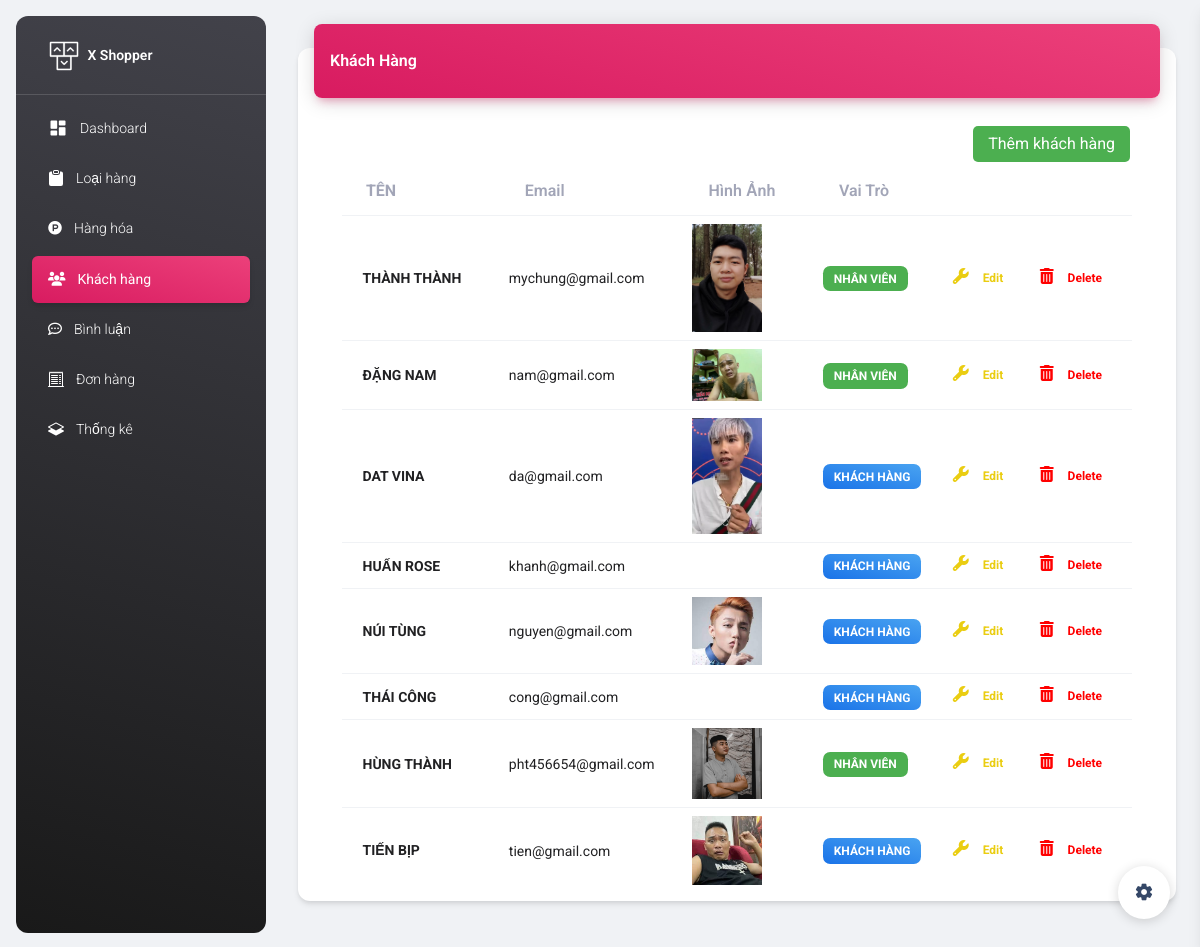
Screenshot of /admin/khach_hang/index.php (signed in) with the database file from the repository.
### tables this page shows
CREATE TABLE `khach_hang` (
  `ma_kh` varchar(50) NOT NULL,
  `mat_khau` varchar(50) NOT NULL,
  `ho_ten` varchar(50) NOT NULL,
  `sdt` varchar(10) NOT NULL,
  `kich_hoat` int(9) NOT NULL,
  `hinh` varchar(255) DEFAULT NULL,
  `email` varchar(50) NOT NULL,
  `vai_tro` int(9) NOT NULL
);

### admin/khach_hang/index.php (called while the page is built, shortened)
<?php
require_once "../../global.php";
require_once "../../Dao/khach_hang.php";
extract($_REQUEST);
if (exist_parma("btn_add")) {
    $VIEW_NAME = "add.php";
}
elseif (exist_parma("btn_edit")) {
    $khach_hang =  khach_hang_select_by_id($ma_kh);
    $VIEW_NAME = "edit.php";
} else {
    $khach_hang = khach_hang_select_all();
}
require '../layout.php';

### global.php (called while the page is built, shortened)
<?php
$ROOT_URL = "/xshop";
$CONTENT_URL = "$ROOT_URL/content";
$SITE_URL = "$ROOT_URL/site";
?>

### Dao/PDO.php (called while the page is built, shortened)
<?php
function pdo_get_connection()
{
    $servername = "localhost";
    $username = "root";
    $password = "";
    try {
        $conn = new PDO("mysql:host=$servername;dbname=xshop", $username, $password);
        $conn->setAttribute(PDO::ATTR_ERRMODE, PDO::ERRMODE_EXCEPTION);
        return $conn;
    } catch (PDOException $e) {
        echo "Connection failed: " . $e->getMessage();
    }
}
function pdo_query($sql)
{
    $sql_args = array_slice(func_get_args(), 1);
    try {
        $conn = pdo_get_connection();
        $stmt = $conn->prepare($sql);
        $stmt->execute($sql_args);
        $row = $stmt->fetchAll();
        return $row;
    } catch (PDOException $e) {
        throw $e;
    } finally {
        unset($conn);
    }
}

### Dao/khach_hang.php (called while the page is built, shortened)
<?php
require_once '../../Dao/PDO.php';
    function khach_hang_select_all() {
        $sql = 'SELECT * FROM `khach_hang`';
        return pdo_query($sql);
    }
?>

### admin/khach_hang/list.php (the view, shortened to what this page needs)
<div class="container-fluid py-4">
  <div class="row">
    <div class="col-12">
      <div class="card my-4">
        <div class="card-header p-0 position-relative mt-n4 mx-3 z-index-2">
          <div class="bg-gradient-primary shadow-primary border-radius-lg pt-4 pb-3">
            <h6 class="text-white text-capitalize ps-3">Khách hàng</h6>
          </div>
        </div>
        <div class="card-body px-0 pb-2">
          <div class="table-responsive p-0">
            <div class="add"><a class="input_Addproduct" href="./index.php?btn_add">Thêm khách hàng</a></div>
            <table style="width: 90%;margin:auto" class="table align-items-center mb-0">
              <thead>
                <tr class="fs-22">
                  <th class="fs-22 text-uppercase font-weight-bolder text-secondary opacity-7">Tên</th>
                  <th class="text-secondary opacity-7">Email</th>
                  <th class="text-secondary opacity-7">Hình ảnh</th>
                  <th class="text-secondary opacity-7">Vai trò</th>
                  <th class="text-secondary opacity-7"></th>
                  <th class="text-secondary opacity-7"></th>
                </tr>
              </thead>
              <tbody >
                <?php
                if (isset($khach_hang) && $khach_hang) {
                  foreach ($khach_hang as $value) {
                    if(!empty($value['hinh'])){
                      $value['hinh'] = '../../uploaded/user/'. $value['hinh'];
                    }else{
                      $value['hinh']= 'https://tieuhocdongphuongyen.edu.vn/wp-content/uploads/2023/02/1676245765_235_Hinh-anh-Avatar-Trang-Dep-Cho-FB-Zalo-BI-AN.jpg';
                    }
                    echo '
                        <tr>
                          <td>
                            <span class="namecategory badge badge-sm bg-gradient-secondary">' . $value['ho_ten'] . '</span>
                          </td>
                            <td>
                              <span class="namecategory ">' . $value['email'] . '</span>
                            </td>
                            <td>
                              <span class="namecategory ">
                              <img style="width:70px" src="'.$value['hinh'].'" alt="">
                              </span>
                            </td>
                            <td>';
                              if($value["vai_tro"]==0){
                              echo'  <span class="  badge badge-sm bg-success"">Nhân viên</span>';
                              }else{
                               echo '  <span class="  badge badge-sm bg-gradient-info"">Khách hàng</span>';
                              }
                            echo '
                            </td>
                          <td class="align-middle">
                            <form action="./index.php?btn_edit" method="post">
                              <input type="hidden" name="ma_kh" value="' . $value['ma_kh'] . '">
                              <i class="fa fa-wrench edit" aria-hidden="true"></i>
                              <input name="" type="submit" value="Edit" class="text-xs edit">
                            </form>
                          </td>
                          <td class="align-middle">
                            <form action="index.php?btn_delete" method="post" onsubmit="return deletecategory()">
                              <i class="fa fa-trash delete" aria-hidden="true"></i>
                              <input type="hidden" name="ma_kh" value="' . $value['ma_kh'] . '">
                              <input name="deleteCategory" type="submit" value="Delete" class="text-xs delete">
                            </form>
                          </td>
                        </tr>';
                  }
                }
                ?>
              </tbody>
            </table>
          </div>
        </div>
      </div>
    </div>
  </div>
</div>
</main>
<div class="fixed-plugin">
  <a class="fixed-plugin-button text-dark position-fixed px-3 py-2">
    <i class="material-icons py-2">settings</i>
  </a>
</div>
</body>
</html>

### admin/layout.php (shortened to what this page needs)
<!DOCTYPE html>
<html lang="en">
<head>
    <link href="<?=$CONTENT_URL?>/public/admin/assets/css/nucleo-icons.css" rel="stylesheet" />
    <link href="<?=$CONTENT_URL?>/public/admin/assets/css/nucleo-svg.css" rel="stylesheet" />
    <link id="pagestyle" href="<?=$CONTENT_URL?>/public/admin/assets/css/material-dashboard.css?v=3.0.2" rel="stylesheet" />
</head>
<body class="g-sidenav-show  bg-gray-200">
<?php
    require 'menu.php';
    include $VIEW_NAME;
?>

### admin/menu.php (shortened to what this page needs)
<aside class="sidenav navbar navbar-vertical navbar-expand-xs border-0 border-radius-xl my-3 fixed-start ms-3   bg-gradient-dark" id="sidenav-main">
    <div class="sidenav-header">
        <a class="navbar-brand m-0" href="<?= $SITE_URL ?>/" target="_blank">
            <img src="<?= $CONTENT_URL ?>/public/admin/assets/img/logo-ct.png" class="navbar-brand-img h-100" alt="main_logo">
            <span class="ms-1 font-weight-bold text-white">X Shopper</span>
        </a>
    </div>
    <hr class="horizontal light mt-0 mb-2">
    <div class=" w-auto " id="sidenav-collapse-main">
        <ul class="navbar-nav">
        <li class="nav-item">
          <a class="nav-link text-white dashboard" href="../dashboard/index.php">
            <div class="text-white text-center me-2 d-flex align-items-center justify-content-center">
              <i class="material-icons opacity-10">dashboard</i>
            </div>
            <span class="nav-link-text ms-1">Dashboard</span>
          </a>
        </li>
            <li class="nav-item">
                <a class="nav-link text-white category" href="../loai_hang/index.php">
                    <div class="text-white text-center me-2 d-flex align-items-center justify-content-center">
                    </div>
                    <span class="nav-link-text ms-1">Loại hàng</span>
                </a>
            </li>
            <li class="nav-item">
                <a class="nav-link text-white product" href="../hang_hoa/index.php">
                    <div class="text-white text-center me-2 d-flex align-items-center justify-content-center">
                        <i class="fa fa-product-hunt" aria-hidden="true"></i>
                    </div>
                    <span class="nav-link-text ms-1">Hàng hóa</span>
                </a>
            </li>
            <li class="nav-item">
                <a class="nav-link text-white user" href="../khach_hang/index.php">
                    <div class="text-white text-center me-2 d-flex align-items-center justify-content-center">
                        <i class="fa fa-users" aria-hidden="true"></i>
                    </div>
                    <span class="nav-link-text ms-1">Khách hàng</span>
                </a>
            </li>
            <li class="nav-item">
                <a class="nav-link text-white comment" href="../binh_luan/index.php">
                    <div class="text-white text-center me-2 d-flex align-items-center justify-content-center">
                        <i class="fa fa-commenting-o" aria-hidden="true"></i>
                    </div>
                    <span class="nav-link-text ms-1">Bình luận</span>
                </a>
            </li>
            <li class="nav-item">
                <a class="nav-link text-white order" href="../don_hang/index.php">
                    <div class="text-white text-center me-2 d-flex align-items-center justify-content-center">
                    </div>
                    <span class="nav-link-text ms-1">Đơn hàng</span>
                </a>
            </li>
            <li class="nav-item">
                <a class="nav-link text-white statistic" href="../thong_ke/index.php">
                    <div class="text-white text-center me-2 d-flex align-items-center justify-content-center">
                    </div>
                    <span class="nav-link-text ms-1">Thống kê</span>
                </a>
            </li>
        </ul>
    </div>
</aside>
<main class="main-content position-relative max-height-vh-100 h-100 border-radius-lg ">

### admin/khach_hang/list.php (style rules this page uses)
.add { display: flex; justify-content: flex-end; width: 95%; }
.input_Addproduct { background-color: #4CAF50; border: none; border-radius: 5px; color: white; padding: 5px 15px; text-decoration: none; margin: 4px 2px; cursor: pointer; }
.edit { color: #EACD11; }
.delete { color: #FF0000; }
.text-xs { padding: 7px 10px; border-radius: 8px; border: none; font-weight: bold; background: none; }
.namecategory { font-size: 14px !important; background: none; color: #212123; }

### rows the page displays
khach_hang: ho_ten "THÀNH THÀNH", email "mychung@gmail.com", shows a picture, vai_tro "NHÂN VIÊN"
khach_hang: ho_ten "ĐẶNG NAM", email "nam@gmail.com", shows a picture, vai_tro "NHÂN VIÊN"
khach_hang: ho_ten "DAT VINA", email "da@gmail.com", shows a picture, vai_tro "KHÁCH HÀNG"
khach_hang: ho_ten "HUẤN ROSE", email "khanh@gmail.com", vai_tro "KHÁCH HÀNG"
khach_hang: ho_ten "NÚI TÙNG", email "nguyen@gmail.com", shows a picture, vai_tro "KHÁCH HÀNG"
khach_hang: ho_ten "THÁI CÔNG", email "cong@gmail.com", vai_tro "KHÁCH HÀNG"
khach_hang: ho_ten "HÙNG THÀNH", email "pht456654@gmail.com", shows a picture, vai_tro "NHÂN VIÊN"
khach_hang: ho_ten "TIẾN BỊP", email "tien@gmail.com", shows a picture, vai_tro "KHÁCH HÀNG"
